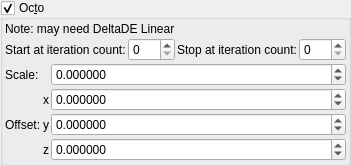
    <widget class="MyGroupBox" name="groupCheck_transf_function_enabledD_false">
     <property name="toolTip">
      <string/>
     </property>
     <property name="title">
      <string>Oc&amp;to</string>
     </property>
     <property name="checkable">
      <bool>true</bool>
     </property>
     <layout class="QVBoxLayout" name="verticalLayout_33" stretch="0,0,0">
      <property name="spacing">
       <number>2</number>
      </property>
      <property name="leftMargin">
       <number>2</number>
      </property>
      <property name="topMargin">
       <number>2</number>
      </property>
      <property name="rightMargin">
       <number>2</number>
      </property>
      <property name="bottomMargin">
       <number>2</number>
      </property>
      <item>
       <widget class="QLabel" name="label_264">
        <property name="text">
         <string>Note: may need DeltaDE Linear</string>
        </property>
       </widget>
      </item>
      <item>
       <layout class="QGridLayout" name="gridLayout_70">
        <property name="spacing">
         <number>2</number>
        </property>
        <item row="1" column="5">
         <widget class="MySpinBox" name="spinboxInt_transf_stop_iterations_D">
          <property name="sizePolicy">
           <sizepolicy hsizetype="Preferred" vsizetype="Maximum">
            <horstretch>0</horstretch>
            <verstretch>0</verstretch>
           </sizepolicy>
          </property>
          <property name="maximum">
           <number>999</number>
          </property>
         </widget>
        </item>
        <item row="1" column="1">
         <widget class="QLabel" name="label_253">
          <property name="text">
           <string>Start at iteration count:</string>
          </property>
          <property name="wordWrap">
           <bool>true</bool>
          </property>
         </widget>
        </item>
        <item row="1" column="4">
         <widget class="QLabel" name="label_252">
          <property name="text">
           <string>Stop at iteration count:</string>
          </property>
          <property name="wordWrap">
           <bool>true</bool>
          </property>
         </widget>
        </item>
        <item row="1" column="2">
         <widget class="MySpinBox" name="spinboxInt_transf_start_iterations_D">
          <property name="sizePolicy">
           <sizepolicy hsizetype="Minimum" vsizetype="Maximum">
            <horstretch>0</horstretch>
            <verstretch>0</verstretch>
           </sizepolicy>
          </property>
          <property name="minimum">
           <number>0</number>
          </property>
          <property name="maximum">
           <number>999</number>
          </property>
          <property name="value">
           <number>0</number>
          </property>
         </widget>
        </item>
       </layout>
      </item>
      <item>
       <layout class="QGridLayout" name="gridLayout_71" columnstretch="0,0,1">
        <property name="spacing">
         <number>2</number>
        </property>
        <item row="2" column="2">
         <widget class="MyDoubleSpinBox" name="spinbox3_transf_offset_100_y">
          <property name="sizePolicy">
           <sizepolicy hsizetype="Minimum" vsizetype="Maximum">
            <horstretch>0</horstretch>
            <verstretch>0</verstretch>
           </sizepolicy>
          </property>
          <property name="prefix">
           <string/>
          </property>
          <property name="suffix">
           <string/>
          </property>
          <property name="decimals">
           <number>6</number>
          </property>
          <property name="minimum">
           <double>-99.989999999999995</double>
          </property>
          <property name="maximum">
           <double>99.989999999999995</double>
          </property>
          <property name="singleStep">
           <double>0.100000000000000</double>
          </property>
         </widget>
        </item>
        <item row="1" column="2">
         <widget class="MyDoubleSpinBox" name="spinbox3_transf_offset_100_x">
          <property name="sizePolicy">
           <sizepolicy hsizetype="Minimum" vsizetype="Maximum">
            <horstretch>0</horstretch>
            <verstretch>0</verstretch>
           </sizepolicy>
          </property>
          <property name="prefix">
           <string/>
          </property>
          <property name="suffix">
           <string/>
          </property>
          <property name="decimals">
           <number>6</number>
          </property>
          <property name="minimum">
           <double>-99.989999999999995</double>
          </property>
          <property name="maximum">
           <double>99.989999999999995</double>
          </property>
          <property name="singleStep">
           <double>0.100000000000000</double>
          </property>
         </widget>
        </item>
        <item row="0" column="0">
         <widget class="QLabel" name="label_263">
          <property name="text">
           <string>Scale:</string>
          </property>
         </widget>
        </item>
        <item row="1" column="1">
         <widget class="QLabel" name="label_143">
          <property name="sizePolicy">
           <sizepolicy hsizetype="Preferred" vsizetype="Preferred">
            <horstretch>0</horstretch>
            <verstretch>0</verstretch>
           </sizepolicy>
          </property>
          <property name="text">
           <string notr="true">x</string>
          </property>
          <property name="alignment">
           <set>Qt::AlignRight|Qt::AlignTrailing|Qt::AlignVCenter</set>
          </property>
         </widget>
        </item>
        <item row="3" column="2">
         <widget class="MyDoubleSpinBox" name="spinbox3_transf_offset_100_z">
          <property name="sizePolicy">
           <sizepolicy hsizetype="Minimum" vsizetype="Maximum">
            <horstretch>0</horstretch>
            <verstretch>0</verstretch>
           </sizepolicy>
          </property>
          <property name="prefix">
           <string/>
          </property>
          <property name="suffix">
           <string/>
          </property>
          <property name="decimals">
           <number>6</number>
          </property>
          <property name="minimum">
           <double>-99.989999999999995</double>
          </property>
          <property name="maximum">
           <double>99.989999999999995</double>
          </property>
          <property name="singleStep">
           <double>0.100000000000000</double>
          </property>
         </widget>
        </item>
        <item row="3" column="1">
         <widget class="QLabel" name="label_148">
          <property name="sizePolicy">
           <sizepolicy hsizetype="Preferred" vsizetype="Preferred">
            <horstretch>0</horstretch>
            <verstretch>0</verstretch>
           </sizepolicy>
          </property>
          <property name="text">
           <string notr="true">z</string>
          </property>
          <property name="alignment">
           <set>Qt::AlignRight|Qt::AlignTrailing|Qt::AlignVCenter</set>
          </property>
         </widget>
        </item>
        <item row="2" column="0">
         <widget class="QLabel" name="label_255">
          <property name="text">
           <string>Offset:</string>
          </property>
         </widget>
        </item>
        <item row="2" column="1">
         <widget class="QLabel" name="label_147">
          <property name="sizePolicy">
           <sizepolicy hsizetype="Preferred" vsizetype="Preferred">
            <horstretch>0</horstretch>
            <verstretch>0</verstretch>
           </sizepolicy>
          </property>
          <property name="text">
           <string notr="true">y</string>
          </property>
          <property name="alignment">
           <set>Qt::AlignRight|Qt::AlignTrailing|Qt::AlignVCenter</set>
          </property>
         </widget>
        </item>
        <item row="0" column="2">
         <widget class="MyDoubleSpinBox" name="spinbox_transf_scaleA_2">
          <property name="sizePolicy">
           <sizepolicy hsizetype="Minimum" vsizetype="Maximum">
            <horstretch>0</horstretch>
            <verstretch>0</verstretch>
           </sizepolicy>
          </property>
          <property name="prefix">
           <string/>
          </property>
          <property name="suffix">
           <string/>
          </property>
          <property name="decimals">
           <number>6</number>
          </property>
          <property name="minimum">
           <double>-99.989999999999995</double>
          </property>
          <property name="maximum">
           <double>99.989999999999995</double>
          </property>
          <property name="singleStep">
           <double>0.100000000000000</double>
          </property>
         </widget>
        </item>
       </layout>
      </item>
     </layout>
    </widget>
